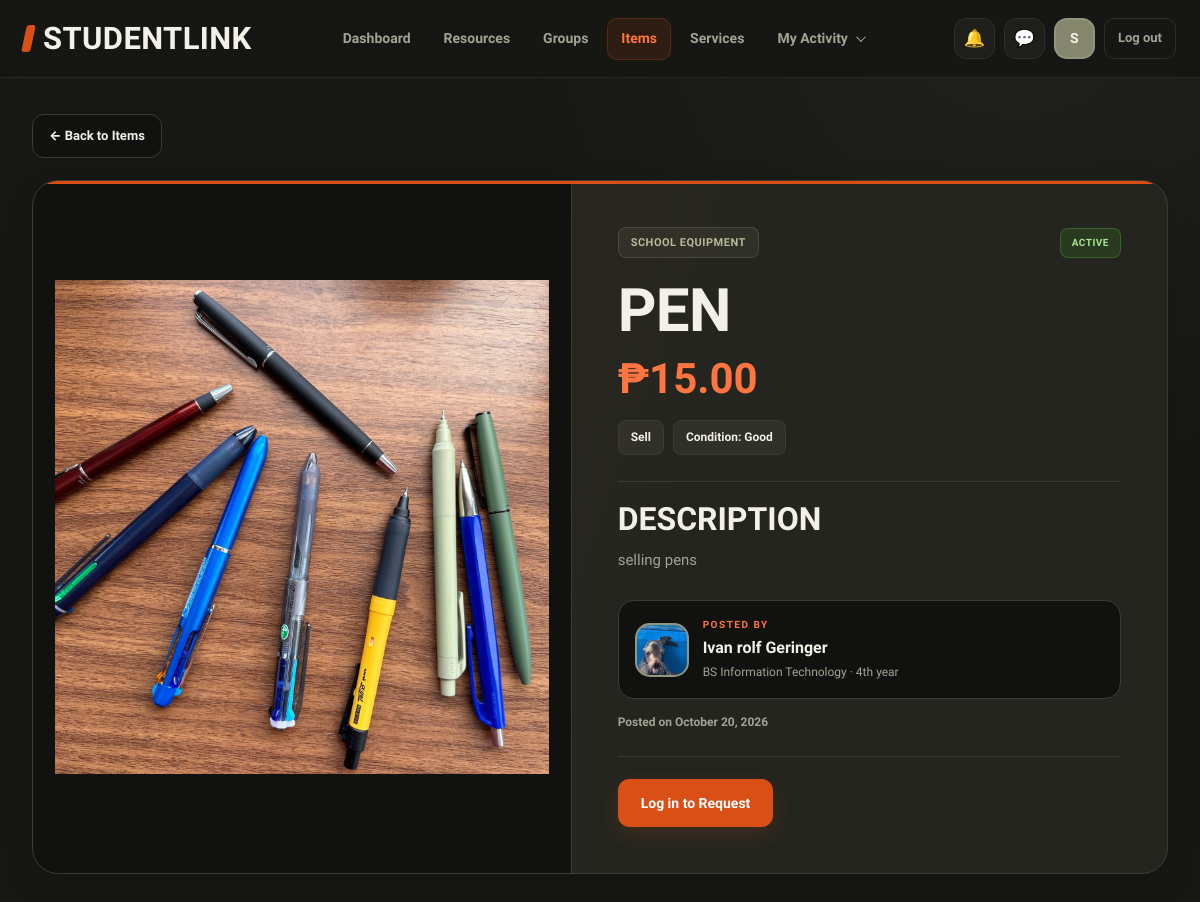
Screenshot of /item-view.php?id=2 with the database file from the repository.
### tables this page shows
CREATE TABLE `items` (
  `id` int(10) UNSIGNED NOT NULL,
  `user_id` int(10) UNSIGNED NOT NULL,
  `category_id` int(10) UNSIGNED NOT NULL,
  `name` varchar(120) NOT NULL,
  `transaction_type` enum('Borrow','Lend','Sell') NOT NULL,
  `item_condition` enum('New','Good','Used') NOT NULL DEFAULT 'Good',
  `price` decimal(10,2) NOT NULL DEFAULT 0.00,
  `description` text DEFAULT NULL,
  `image_path` varchar(255) DEFAULT NULL,
  `status` enum('Active','Removed') NOT NULL DEFAULT 'Active',
  `created_at` timestamp NOT NULL DEFAULT current_timestamp()
);

CREATE TABLE `categories` (
  `id` int(10) UNSIGNED NOT NULL,
  `kind` enum('item','service') NOT NULL,
  `name` varchar(80) NOT NULL
);

CREATE TABLE `users` (
  `id` int(10) UNSIGNED NOT NULL,
  `full_name` varchar(100) NOT NULL,
  `email` varchar(150) NOT NULL,
  `password_hash` varchar(255) DEFAULT NULL,
  `google_id` varchar(64) DEFAULT NULL,
  `course` varchar(50) DEFAULT NULL,
  `year_level` varchar(20) DEFAULT NULL,
  `about` text DEFAULT NULL,
  `skills` varchar(255) DEFAULT NULL,
  `photo_path` varchar(255) DEFAULT NULL,
  `role` enum('student','admin') NOT NULL DEFAULT 'student',
  `status` enum('Active','Suspended') NOT NULL DEFAULT 'Active',
  `created_at` timestamp NOT NULL DEFAULT current_timestamp()
);

### includes/functions.php (called while the page is built, shortened)
<?php
function e($v) {
    return htmlspecialchars((string)$v, ENT_QUOTES, 'UTF-8');
}
function initials(string $name) {
    $p = preg_split('/\s+/', trim($name));
    return strtoupper(
        substr($p[0] ?? '', 0, 1) .
        (isset($p[1]) ? substr($p[1], 0, 1) : '')
    );
}

### item-view.php (the view, shortened to what this page needs)
<?php
require_once __DIR__ . '/db_connect.php';
require_once __DIR__ . '/includes/functions.php';
$active = 'items';
$css = ['item-view'];
$currentUserId = (int) ($_SESSION['user_id'] ?? 0);
$itemId = filter_input(INPUT_GET, 'id', FILTER_VALIDATE_INT);
$item = null;
$errorMessage = '';
$csrfToken = $_SESSION['csrf_token'] ?? '';
if ($csrfToken === '') {
    $csrfToken = $_SESSION['csrf_token'];
}
if (!$itemId || $itemId < 1) {
    $errorMessage = 'Invalid item selected.';
} else {
    $sql = "
        SELECT
            i.id,
            i.user_id,
            i.name,
            i.description,
            i.transaction_type,
            i.item_condition,
            i.price,
            i.image_path,
            i.status,
            i.created_at,
            c.name AS category,
            u.full_name AS owner_name,
            u.course,
            u.year_level,
            u.photo_path AS owner_photo
        FROM items i
        INNER JOIN categories c ON c.id = i.category_id
        INNER JOIN users u ON u.id = i.user_id
        WHERE i.id = ?
          AND c.kind = 'item'
        LIMIT 1
    ";
    $stmt = $conn->prepare($sql);
    if ($stmt) {
        $stmt->bind_param('i', $itemId);
        $stmt->execute();
        $result = $stmt->get_result();
        $item = $result->fetch_assoc();
    } else {
        error_log('Item view query failed: ' . $conn->error);
        $errorMessage = 'Something went wrong while loading this item.';
    }
}
$isOwner = (
    $item !== null &&
    $currentUserId > 0 &&
    $currentUserId === (int) $item['user_id']
);
$transaction = $item['transaction_type'] ?? '';
$price = (float) ($item['price'] ?? 0);
include __DIR__ . '/includes/header.php';
?>
<main class="wrap item-view-page">
    <a class="back-link" href="items.php">
        &larr; Back to Items
    </a>
    <?php if ($errorMessage !== ''): ?>
        <section class="item-message">
            <h1>Item unavailable</h1>
            <p><?= e($errorMessage) ?></p>
            <a class="btn btn-primary" href="items.php">
                Browse Items
            </a>
        </section>
    <?php else: ?>
        <section class="item-detail-card">
            <div class="item-detail-image">
                <?php if (!empty($item['image_path'])): ?>
                    <img
                        src="<?= e($item['image_path']) ?>"
                        alt="<?= e($item['name']) ?>"
                    >
                <?php endif; ?>
            </div>
            <div class="item-detail-content">
                <div class="item-detail-top">
                    <span class="item-category">
                        <?= e($item['category']) ?>
                    </span>
                    <span class="item-status <?= $item['status'] === 'Active' ? 'status-active' : 'status-removed' ?>">
                        <?= e($item['status']) ?>
                    </span>
                </div>
                <h1><?= e($item['name']) ?></h1>
                <p class="item-price">
                    <?php if ($transaction === 'Sell'): ?>
                        ₱<?= number_format($price, 2) ?>
                    <?php elseif ($transaction === 'Borrow'): ?>
                        For Borrowing
                    <?php elseif ($transaction === 'Lend'): ?>
                        Available to Lend
                    <?php else: ?>
                        Contact the owner
                    <?php endif; ?>
                </p>
                <div class="item-detail-tags">
                    <span class="item-tag">
                        <?= e($transaction) ?>
                    </span>
                    <span class="item-tag">
                        Condition: <?= e($item['item_condition']) ?>
                    </span>
                </div>
                <div class="item-description">
                    <h2>Description</h2>
                    <?php if (!empty($item['description'])): ?>
                        <p><?= nl2br(e($item['description'])) ?></p>
                    <?php else: ?>
                        <p class="muted-text">
                            No description was provided for this item.
                        </p>
                    <?php endif; ?>
                </div>
                <div class="item-owner">
                    <div class="owner-avatar">
                        <?php if (!empty($item['owner_photo'])): ?>
                            <img
                                src="<?= e($item['owner_photo']) ?>"
                                alt="<?= e($item['owner_name']) ?>"
                            >
                        <?php else: ?>
                            <span>
                                <?= e(strtoupper(substr($item['owner_name'], 0, 1))) ?>
                            </span>
                        <?php endif; ?>
                    </div>
                    <div class="owner-info">
                        <span class="owner-label">Posted by</span>
                        <strong><?= e($item['owner_name']) ?></strong>
                        <?php if (!empty($item['course']) || !empty($item['year_level'])): ?>
                            <small>
                                <?= e(implode(' · ', array_filter([
                                    $item['course'] ?? '',
                                    $item['year_level'] ?? ''
                                ]))) ?>
                            </small>
                        <?php endif; ?>
                    </div>
                </div>
                <p class="item-date">
                    Posted on
                    <?= e(date('F j, Y', strtotime($item['created_at']))) ?>
                </p>
                <?php if ($isOwner): ?>
                    <div class="item-view-owner-actions">
                        <span class="owner-note">You posted this item.</span>
                        <div class="item-view-buttons">
                            <?php if ($item['status'] === 'Active'): ?>
                                <a
                                    class="btn btn-primary"
                                    href="item-edit.php?id=<?= (int) $item['id'] ?>"
                                >
                                    Edit Item
                                </a>
                                <form
                                    action="item-delete.php"
                                    method="post"
                                    onsubmit="return confirm('Are you sure you want to remove this item?');"
                                >
                                    <input
                                        type="hidden"
                                        name="item_id"
                                        value="<?= (int) $item['id'] ?>"
                                    >
                                    <input
                                        type="hidden"
                                        name="csrf_token"
                                        value="<?= e($csrfToken) ?>"
                                    >
                                    <button class="btn btn-danger" type="submit">
                                        Delete Item
                                    </button>
                                </form>
                            <?php else: ?>
                                <p class="muted-text">
                                    This item has been removed and is no longer visible to other users.
                                </p>
                            <?php endif; ?>
                        </div>
                    </div>
                <?php elseif ($item['status'] === 'Active'): ?>
                    <div class="item-view-actions">
                        <?php if ($currentUserId < 1): ?>
                            <a class="btn btn-primary" href="login.php">
                                Log in to Request
                            </a>
                        <?php endif; ?>
                    </div>
                <?php endif; ?>
            </div>
        </section>
    <?php endif; ?>
</main>

### includes/header.php (shortened to what this page needs)
<?php
require_once __DIR__ . '/functions.php';
$css = $css ?? [];
$active = $active ?? '';
$bare = $bare ?? false;
$headerName = $_SESSION['full_name']
    ?? $_SESSION['user']
    ?? 'Student';
$headerPhoto = '';
$unreadNotificationCount = 0;
?>
<!DOCTYPE html>
<html lang="en">
<head>
    <?php foreach ($css as $stylesheet): ?>
        <link
            rel="stylesheet"
            href="css/<?= e($stylesheet) ?>.css"
        >
    <?php endforeach; ?>
</head>
<body>
<?php if (!$bare): ?>
<nav class="nav" aria-label="Main navigation">
    <a class="logo" href="dashboard.php">StudentLink</a>
    <div class="nav-links">
        <?php
        $navigation = [
            'dashboard' => 'Dashboard',
            'resources' => 'Resources',
            'groups'    => 'Groups',
            'items'     => 'Items',
            'services'  => 'Services'
        ];
        foreach ($navigation as $key => $label):
        ?>
            <a
                href="<?= e($key) ?>.php"
                <?= $active === $key ? 'aria-current="page"' : '' ?>
            >
                <?= e($label) ?>
            </a>
        <?php endforeach; ?>
        <div class="activity-menu" id="activity-menu">
            <button
                type="button"
                class="activity-trigger <?= in_array($active, ['activity', 'transactions'], true) ? 'menu-active' : '' ?>"
                id="activity-menu-button"
                aria-expanded="false"
                aria-controls="activity-dropdown"
            >
                My Activity
                <span class="activity-chevron" aria-hidden="true"></span>
            </button>
        </div>
    </div>
    <div class="nav-tools">
        <a
            class="icon-btn notification-link"
            href="notifications.php"
            aria-label="<?= $unreadNotificationCount > 0
                ? 'Notifications, ' . $unreadNotificationCount . ' unread'
                : 'Notifications' ?>"
            title="Notifications"
            <?= $active === 'notifications' ? 'aria-current="page"' : '' ?>
        >
            &#128276;
        </a>
        <a
            class="icon-btn"
            href="messages.php"
            aria-label="Messages"
            title="Messages"
            <?= $active === 'messages' ? 'aria-current="page"' : '' ?>
        >
            &#128172;
        </a>
        <a
            class="avatar"
            href="profile.php"
            aria-label="Your profile"
            title="<?= e($headerName) ?>"
        >
            <?php if ($headerPhoto !== ''): ?>
                <img
                    src="<?= e($headerPhoto) ?>"
                    alt="Your profile photo"
                >
            <?php else: ?>
                <?= e(initials($headerName)) ?>
            <?php endif; ?>
        </a>
        <a class="logout" href="logout.php">Log out</a>
    </div>
</nav>
<?php endif; ?>
</body>
</html>

### includes/header.php (style rules this page uses)
:root { --nav-bg: #161714; --nav-panel: #1e1f1a; --nav-hover: #25261f; --nav-line: #302f27; --nav-line-light: #403f35; --nav-stone: #f3f0e8; --nav-muted: #a3a394; --nav-orange: #d94f16; --nav-orange-light: #ff7540; --nav-orange-soft: rgba(217, 79, 22, 0.12); --nav-olive: #85876d; --nav-head: 'Big Shoulders Display', 'Arial Narrow', Impact, sans-serif; --nav-body: 'Source Sans 3', system-ui, -apple-system, 'Segoe UI', sans-serif; }
.nav, .nav * { box-sizing: border-box; }
.nav { position: sticky; top: 0; z-index: 1000; display: flex; align-items: center; justify-content: space-between; gap: 22px; width: 100%; min-height: 78px; margin: 0; padding: 14px max(24px, calc((100% - 1440px) / 2)); color: var(--nav-stone); background: rgba(22, 23, 20, 0.96); border: 0; border-bottom: 1px solid rgba(255, 255, 255, 0.07); font-family: var(--nav-body); backdrop-filter: blur(18px); -webkit-backdrop-filter: blur(18px); }
.nav a { text-decoration: none; transition: color 0.2s ease, background 0.2s ease, border-color 0.2s ease; }
.nav .logo { display: inline-flex; align-items: center; flex-shrink: 0; color: var(--nav-stone); font-family: var(--nav-head); font-size: 31px; font-weight: 900; line-height: 1; letter-spacing: 0.4px; text-transform: uppercase; white-space: nowrap; }
.nav .logo::before { width: 9px; height: 27px; margin-right: 10px; background: var(--nav-orange); border-radius: 3px; content: ""; transform: skew(-12deg); }
.nav .nav-links { display: flex; align-items: center; justify-content: center; flex: 1; gap: 5px; min-width: 0; margin: 0; padding: 0; list-style: none; }
.nav .nav-links > a, .nav .activity-trigger { display: inline-flex; align-items: center; justify-content: center; gap: 8px; min-height: 42px; padding: 9px 13px; color: var(--nav-muted); background: transparent; border: 1px solid transparent; border-radius: 10px; font-family: var(--nav-body); font-size: 14px; font-weight: 700; line-height: 1.3; white-space: nowrap; cursor: pointer; }
.nav .nav-links > a[aria-current="page"], .nav .activity-trigger[aria-expanded="true"], .nav .activity-trigger.menu-active { color: var(--nav-orange-light); background: var(--nav-orange-soft); border-color: rgba(217, 79, 22, 0.25); }
.nav .activity-menu { position: relative; flex-shrink: 0; }
.nav .activity-trigger { appearance: none; -webkit-appearance: none; }
.nav .activity-trigger .activity-chevron { display: inline-block; width: 7px; height: 7px; border-right: 1.5px solid currentColor; border-bottom: 1.5px solid currentColor; transform: rotate(45deg) translateY(-2px); transition: transform 0.2s ease; }
.nav .nav-tools { display: flex; align-items: center; justify-content: flex-end; gap: 9px; flex-shrink: 0; margin: 0; padding: 0; border: 0; }
.nav .icon-btn { display: inline-flex; align-items: center; justify-content: center; flex-shrink: 0; width: 41px; height: 41px; padding: 0; color: var(--nav-stone); background: var(--nav-panel); border: 1px solid var(--nav-line); border-radius: 12px; font-family: var(--nav-body); font-size: 17px; line-height: 1; }
.nav .notification-link { position: relative; overflow: visible; }
.nav .avatar { display: inline-flex; align-items: center; justify-content: center; flex-shrink: 0; width: 41px; height: 41px; color: var(--nav-stone); background: var(--nav-olive); border: 2px solid rgba(243, 240, 232, 0.12); border-radius: 13px; font-size: 14px; font-weight: 800; text-transform: uppercase; overflow: hidden; padding: 0; }
.nav .logout { display: inline-flex; align-items: center; justify-content: center; flex-shrink: 0; min-height: 41px; padding: 8px 13px; color: var(--nav-muted); background: transparent; border: 1px solid var(--nav-line); border-radius: 10px; font-size: 13px; font-weight: 700; white-space: nowrap; }

### rows the page displays
items: image_path (picture), category.name "SCHOOL EQUIPMENT", status "ACTIVE", name "PEN", price "15.00", transaction_type "Sell", item_condition "Good", description "selling pens", user.photo_path (picture), user.full_name "Ivan rolf Geringer", user.year_level "BS Information Technology · 4th year", created_at "October 20, 2026"

### other values shown
$label "Dashboard"
$label "Resources"
$label "Groups"
$label "Items"
$label "Services"
initials($headerName) "S"
